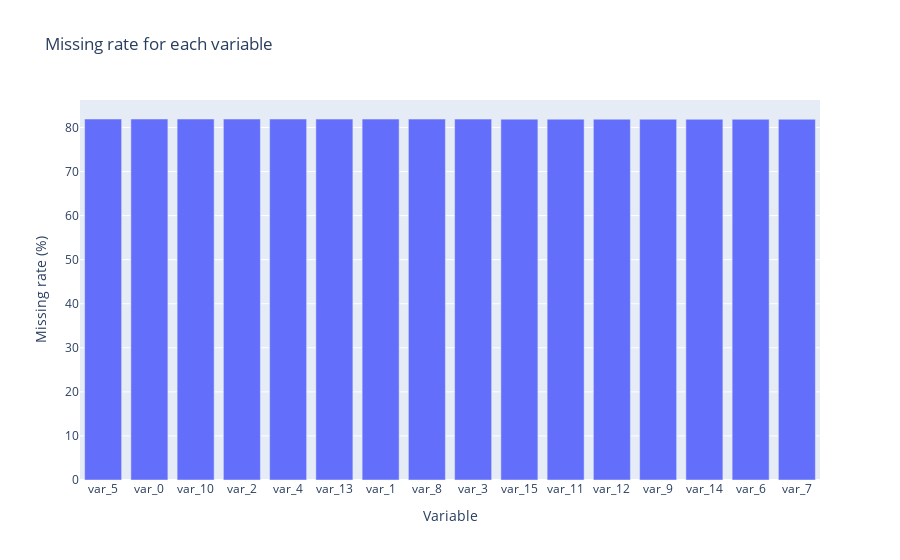

Notebook code cell kept with this figure:
### Code cell
# check for missing rate

df_ts.isnull().sum()/(df_ts.shape[0]*df_ts.shape[1])*100

df_static.isnull().sum()/(df_static.shape[0]*df_static.shape[1])*100

print("overall missingness rate(%): ", df_ts.isnull().sum().sum()/(df_ts.shape[0]*df_ts.shape[1])*100)

# bar plot of missing rate for each variable using plotly

missing_rate = df_ts.isnull().mean().sort_values(ascending=False)
missing_rate = missing_rate[missing_rate>0]

fig = px.bar(x=missing_rate.index, y=missing_rate.values*100, labels={'x':'Variable','y':'Missing rate (%)'}, title='Missing rate for each variable')
fig.show()

### Figure 1 — Plotly figure (JSON) as saved in the notebook; plotly's stock layout.template omitted (floating-point values rounded to 4 significant figures)
{"data": [{"alignmentgroup": "True", "hovertemplate": "Variable=%{x}<br>Missing rate (%)=%{y}<extra></extra>", "legendgroup": "", "marker": {"color": "#636efa", "pattern": {"shape": ""}}, "name": "", "offsetgroup": "", "orientation": "v", "showlegend": false, "textposition": "auto", "type": "bar", "x": ["var_5", "var_0", "var_10", "var_2", "var_4", "var_13", "var_1", "var_8", "var_3", "var_15", "var_11", "var_12", "var_9", "var_14", "var_6", "var_7"], "xaxis": "x", "y": [81.92, 81.92, 81.92, 81.91, 81.91, 81.91, 81.9, 81.9, 81.9, 81.89, 81.89, 81.88, 81.87, 81.86, 81.86, 81.86], "yaxis": "y"}], "layout": {"barmode": "relative", "legend": {"tracegroupgap": 0}, "title": {"text": "Missing rate for each variable"}, "xaxis": {"anchor": "y", "domain": [0, 1], "title": {"text": "Variable"}}, "yaxis": {"anchor": "x", "domain": [0, 1], "title": {"text": "Missing rate (%)"}}}}
